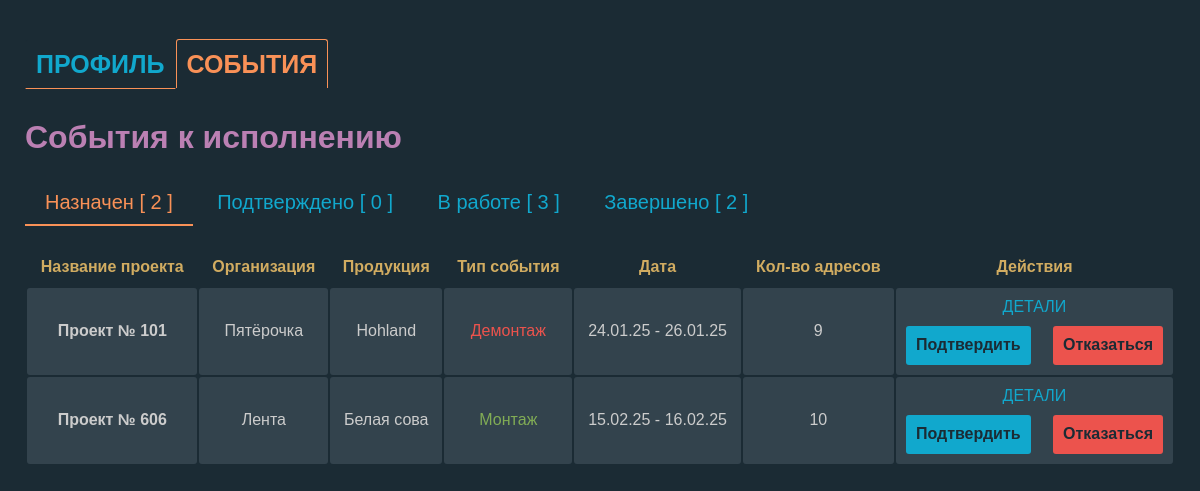
Page /projects/assigned-events/ (signed in) on the committed database.
### projects/models.py (models this page shows, shortened)
class Event(models.Model):
    EVENT_TYPES = (
        ('montage', 'Монтаж'),
        ('audit', 'Аудит'),
        ('dismantle', 'Демонтаж'),
    )
    STATUS_CHOICES = [
        ('created', 'Создано'),
        ('assigned', 'Назначено'),
        ('in_progress', 'В работе'),
        ('completed', 'Завершено'),
    ]
    project = models.ForeignKey(Project, related_name='events', on_delete=models.CASCADE)
    event_type = models.CharField(choices=EVENT_TYPES, max_length=20)
    status = models.CharField(max_length=11, choices=STATUS_CHOICES, default='created')
    description = models.TextField(blank=True)
    photo_count = models.IntegerField()
    event_date = models.DateField()
    duration_days = models.IntegerField()
    assigned_users = models.ManyToManyField(User, through='EventUser', blank=True, related_name='events_as_assignee')
    def due_date(self):
        return self.event_date + timezone.timedelta(days=self.duration_days)

class Project(models.Model):
    user = models.ForeignKey(User, on_delete=models.CASCADE)  # Убрали null=True
    name = models.CharField(max_length=255)
    description = models.TextField(blank=True)
    excel_file = models.FileField(upload_to='excel/', null=True, blank=True)
    organization = models.CharField(max_length=255, blank=True, null=True)  # Новое поле
    product = models.CharField(max_length=255, blank=True, null=True)  # Новое поле

### projects/views.py (the view)
# urls.py: path('assigned-events/', views.assigned_events_list, name='assigned_events_list'),
@login_required
def assigned_events_list(request):
    current_user = request.user
    event_users_by_status = {
        'assigned': EventUser.objects.filter(user=current_user, status='assigned').order_by('event__event_date'),
        'confirmed': EventUser.objects.filter(user=current_user, status='confirmed').order_by('event__event_date'),
        'in_progress': EventUser.objects.filter(user=current_user, status='in_progress').order_by('event__event_date'),
        'completed': EventUser.objects.filter(user=current_user, status='completed').order_by('event__event_date'),
    }
    event_data_by_status = {}
    status_display_map = dict(EventUser.STATUS_CHOICES)
    manager_api_key = None
    for status, events in event_users_by_status.items():
        status_display = status_display_map.get(status, status)
        event_data_by_status[status] = {
            'display': status_display,
            'count': events.count(),
            'events': [
                (e.event, e.event.addresses.filter(assigned_user=current_user).count())
                for e in events
            ]
        }
        if manager_api_key is None and events.exists():
            first_event = events.first().event
            manager_api_key = first_event.project.user.profile.api_key
    in_progress_addresses = []
    in_progress_count = 0
    if 'in_progress' in event_users_by_status:
        in_progress_events = event_users_by_status['in_progress']
        in_progress_count = in_progress_events.count()  # Получаем количество событий 'in_progress'
        for event_user in in_progress_events:
            event_addresses = event_user.event.addresses.filter(assigned_user=current_user)
            in_progress_addresses.extend(event_addresses)
    return render(request, 'projects/assigned_events_list.html', {
        'event_data_by_status': event_data_by_status,
        'in_progress_addresses': in_progress_addresses if in_progress_addresses else None,
        'manager_api_key': manager_api_key,  # Передаем API ключ менеджера
        'in_progress_count': in_progress_count,  # Передаем count в шаблон
    })

### projects/templates/projects/assigned_events_list.html (shortened to what this page needs)
<!DOCTYPE html>
<html lang="ru_RU">
<head>
    {% load static %}
    <link rel="stylesheet" href="{% static 'css/normalize.css' %}">
    <link rel="stylesheet" href="{% static 'css/styles.css' %}">
    <link rel="stylesheet" href="{% static 'css/assigned-events-list.css' %}">
</head>
<body class="page">
    <nav class="nav">
        <ul class="nav__list">
            <li class="nav__item">
                <a class="nav__link nav__link--inactive" href="{% url 'executor_profile' %}">Профиль</a>
            </li>
            <li class="nav__item">
                <a class="nav__link nav__link--active">События</a>
            </li>
        </ul>
    </nav>
    <main class="assigned-events__content">
        <h1 class="page__title">События к исполнению</h1>
        <div id="tabs">
            {% for status, data in event_data_by_status.items %}
                <div class="tab {% if forloop.first %}active{% endif %}" data-status="{{ status }}">
                    {{ data.display }} [ {{ data.count }} ]
                </div>
            {% endfor %}
        </div>
        <div id="tab-contents">
            {% for status, data in event_data_by_status.items %}
            <div class="tab-content {% if forloop.first %}active{% endif %}" id="content-{{ status }}">
                <table class="assigned-events__table">
                    {% if data.events %}
                        <thead class="assigned-events__table-thead">
                            <tr class="assigned-events__table-thead-tr">
                                <th class="assigned-events__table-thead-th">Название проекта</th>
                                <th class="assigned-events__table-thead-th">Организация</th>
                                <th class="assigned-events__table-thead-th">Продукция</th>
                                <th class="assigned-events__table-thead-th">Тип события</th>
                                <th class="assigned-events__table-thead-th">Дата</th>
                                <th class="assigned-events__table-thead-th">Кол-во адресов</th>
                                <th class="assigned-events__table-thead-th">Действия</th>
                            </tr>
                        </thead>
                    {% endif %}
                    <tbody class="assigned-events__table-tbody">
                        {% for event, assigned_address_count in data.events %}
                            <tr class="assigned-events__table-tbody-tr" data-url="{% url 'event_detail' event.id %}">
                                <td class="assigned-events__table-td"><strong>{{ event.project.name }}</strong></td>
                                <td class="assigned-events__table-td">{{ event.project.organization }}</td>
                                <td class="assigned-events__table-td">{{ event.project.product }}</td>
                                <td class="assigned-events__table-td
                                    {% if event.get_event_type_display == 'Монтаж' %} event-type--montage
                                    {% elif event.get_event_type_display == 'Аудит' %} event-type--audit
                                    {% elif event.get_event_type_display == 'Демонтаж' %} event-type--demontage
                                    {% endif %}">
                                    {{ event.get_event_type_display }}
                                </td>
                                <td class="assigned-events__table-td">{{ event.event_date|date:"d.m.y" }} - {{ event.due_date|date:"d.m.y" }}</td>
                                <td class="assigned-events__table-td">{{ assigned_address_count }}</td>
                                <td class="assigned-events__table-td">
                                    <a class="assigned-events__table-td-link" href="{% url 'event_detail' event.id %}">Детали</a>
                                    {% if status == 'assigned' %}
                                    <div class="assigned-events__table-td-btns">
                                        <button type="button" class="confirm-btn btn" data-event-id="{{ event.id }}" data-user-id="{{ request.user.id }}">Подтвердить</button>
                                        <form action="{% url 'event_remove' event.id %}" method="post" class="remove-form">
                                            <button type="button" class="remove-btn btn" data-event-name="{{ event.project.name }}" data-event-type="{{ event.get_event_type_display }}">Отказаться</button>
                                        </form>
                                    </div>
                                    {% endif %}
                                </td>
                            </tr>
                            {% empty %}
                            <tr>
                                <td colspan="7">Нет событий со статусом "{{ data.display|lower }}".</td>
                            </tr>
                        {% endfor %}
                    </tbody>
                </table>
            </div>
            {% endfor %}
        </div>
    </main>
</body>
</html>

### static/css/styles.css (style rules this page uses)
html { box-sizing: border-box; }
*, *::before, *::after { box-sizing: inherit; }
a { color: inherit; text-decoration: none; }
ul { list-style: none; margin: 0; padding: 0; }
body { font-family: 'font', sans-serif; }
.page { max-width: 1200px; margin: 0 auto; padding: 25px; color: rgb(204 204 204); background-color: rgb(27 43 52); }
.nav { margin-right: 25px; margin-bottom: 15px; padding: 25px 0; }
.nav__list { display: flex; }
.nav__link { padding: 10px; border: 1px solid rgb(27 43 52); border-radius: 3px 3px 0 0; font-size: 25px; font-weight: bold; text-transform: uppercase; color: rgb(17 168 205); }
.nav__link--active { border-color: rgb(249 145 87); border-bottom: none; border-radius: 3px 3px 0 0; color: rgb(249 145 87); }
.nav__link--inactive { border-bottom: 1px solid rgb(249 145 87); }
.btn { padding: 10px; border: none; border-radius: 3px; cursor: pointer; font-weight: bold; color: rgb(27 43 52); }
.page__title { margin: 0; margin-bottom: 25px; color: rgb(187 128 179); }

### static/css/assigned-events-list.css (style rules this page uses)
.tab { display: inline-block; padding: 10px 20px; cursor: pointer; font-size: 20px; color: rgb(17 168 205); }
.tab.active { border-bottom: 2px solid rgb(249 145 87); color: rgb(249 145 87); }
.tab-content { display: none; padding: 20px 0; }
.tab-content.active { display: block; }
.assigned-events__table { width: 100%; margin-bottom: 25px; }
.assigned-events__table-thead-th { padding: 10px; color: rgb(209 172 97); }
.assigned-events__table-td { padding: 10px; border-radius: 3px; text-align: center; background-color: rgb(51 67 77); }
.event-type--montage { color: rgb(129 172 85); }
.event-type--demontage { color: rgb(236 83 77); }
.assigned-events__table-td:last-child { display: flex; flex-direction: column; row-gap: 10px; border-radius: 3px; }
.assigned-events__table-td-link { text-transform: uppercase; color: rgb(17 168 205); }
.assigned-events__table-td-btns { display: flex; justify-content: space-between; column-gap: 10px; }
.confirm-btn { color: rgb(27 43 52); background-color: rgb(17 168 205); }
.remove-btn { color: rgb(27 43 52); background-color: rgb(236 83 77); }

### rows in the picture
Event: project.name "Проект № 101", project.organization "Пятёрочка", project.product "Hohland", event_type "Демонтаж", event_date "24.01.25", due_date "26.01.25", assigned_address_count "9"
Event: project.name "Проект № 606", project.organization "Лента", project.product "Белая сова", event_type "Монтаж", event_date "15.02.25", due_date "16.02.25", assigned_address_count "10"

### other values in the picture
{{ data.display }} "Назначен" "Подтверждено" "В работе" "Завершено"
{{ data.count }} "2" "0" "3" "2"
